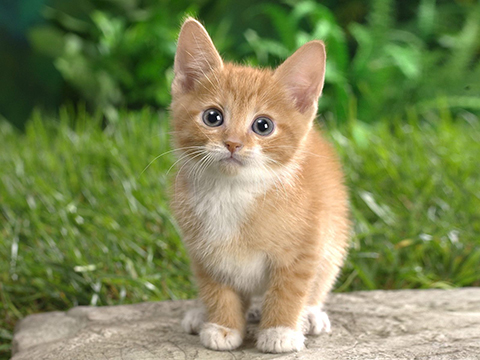
#> input picture 03. 키보드와 마우스 이벤트 처리/cat.jpg, 480 x 360 px, found by its file name
$ python 07.pixel_access_2_quiz.py
#> lines starting #> are read from the running program, lines starting #| are printed output that depends on the picture; long printed decimals are rounded
# [Quiz]
# 1. cat이미지의 명도를 1/2로 줄인 half 이미지와
# 2. cat이미지의 명도를 2배로 늘린 twice 이미지를 생성하세요.

import cv2
import numpy as np

img = cv2.imread('cat.jpg', cv2.IMREAD_UNCHANGED)
#> img is the input picture: shape (360, 480, 3); mean B, G, R 85.7, 136, 125.8
cv2.imshow('orig', img)

half = img // 2
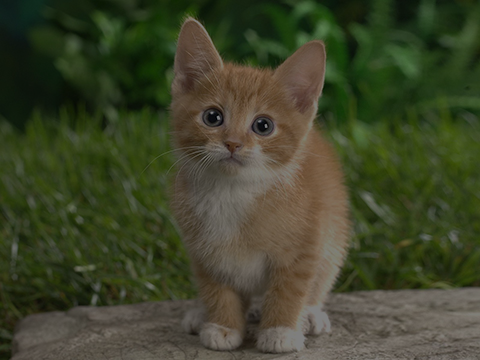
#> half: shape (360, 480, 3); mean B, G, R 42.6, 67.7, 62.6
cv2.imshow('half', half)

twice = np.where(img > 127, 255, img*2)
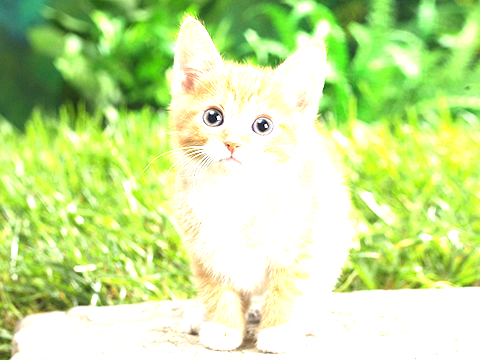
#> twice: shape (360, 480, 3); mean B, G, R 151.6, 228.1, 198.5
cv2.imshow('twice', twice)

# 잘 못된 예 - overflow 발생
chan_mean = img.mean(axis=(0,1))
#> chan_mean = [85.66, 136, 125.8]
print(chan_mean)
#| [ 85.657 135.998 125.764]
twice2 = img*2
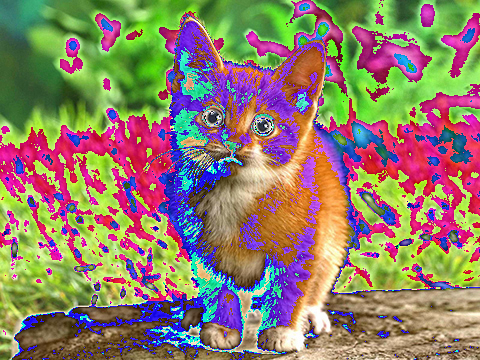
#> twice2: shape (360, 480, 3); mean B, G, R 105.1, 125.7, 144
# twice2 = np.zeros_like(img, dtype=np.int32)
# twice2 = img*2*chan_mean.sum()/chan_mean
# twice2 = np.where(twice2 > 255, 255, twice2).astype(np.uint8)
cv2.imshow('twice2', twice2)

cv2.waitKey()

$ run again, with 03. 키보드와 마우스 이벤트 처리/road.jpg copied over 03. 키보드와 마우스 이벤트 처리/cat.jpg
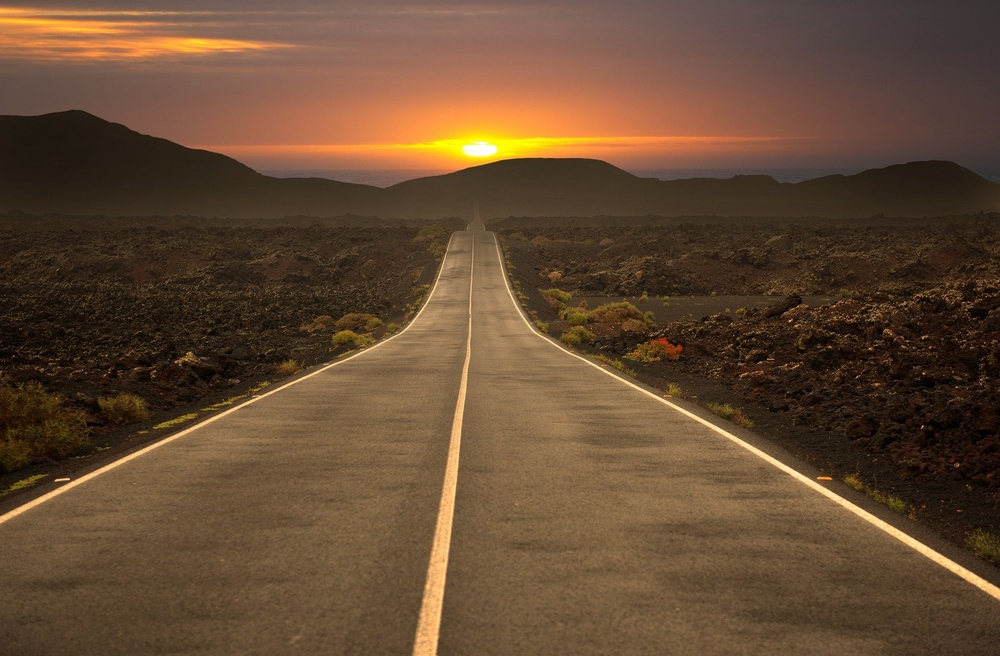
#> input picture 03. 키보드와 마우스 이벤트 처리/road.jpg, 1000 x 656 px, shrunk from 1920 x 1260 before the run, found by its file name
#> img is the input picture: shape (656, 1000, 3); mean B, G, R 51.2, 74.3, 100.9
#> `twice = np.where(img > 127, 255, img*2)`:
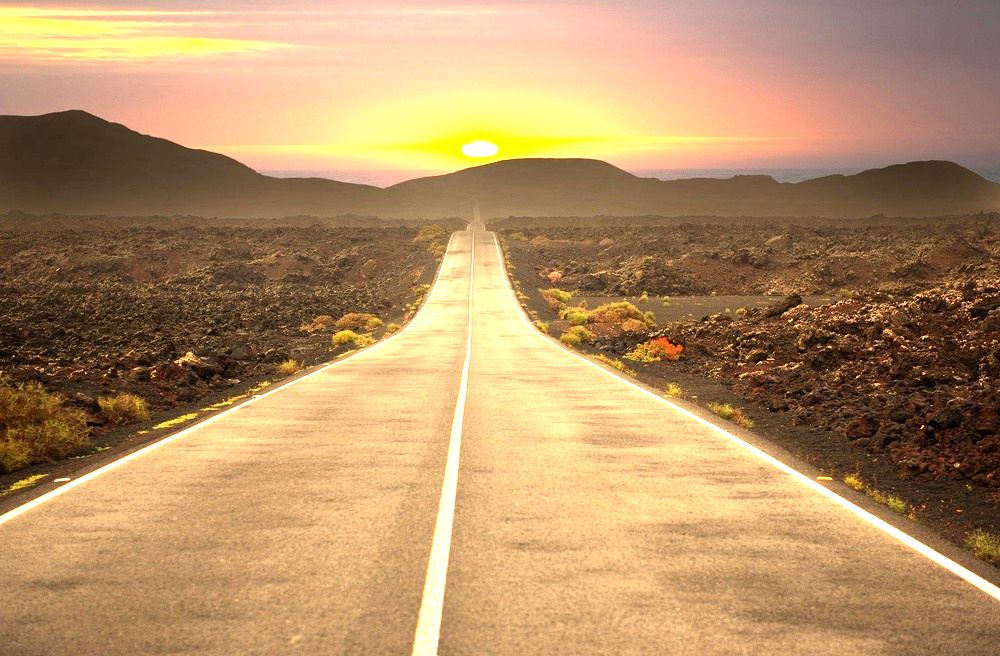
#> twice: shape (656, 1000, 3); mean B, G, R 102, 144.6, 181
#> chan_mean = [51.19, 74.32, 100.9]
#| [ 51.193  74.319 100.938 ]
#> `twice2 = img*2`:
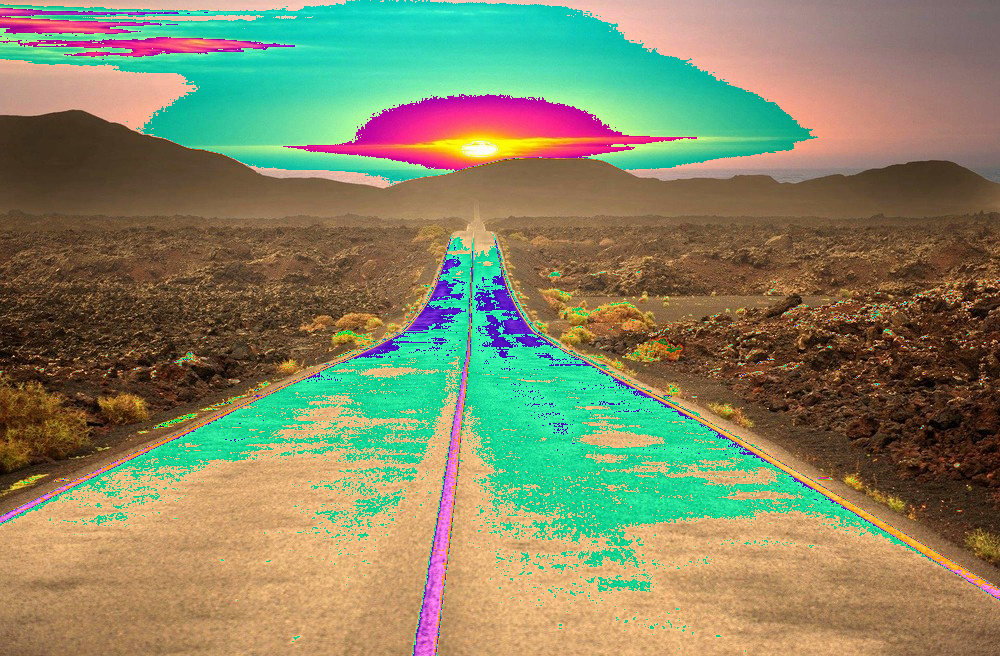
#> twice2: shape (656, 1000, 3); mean B, G, R 100.6, 134.6, 133.5
